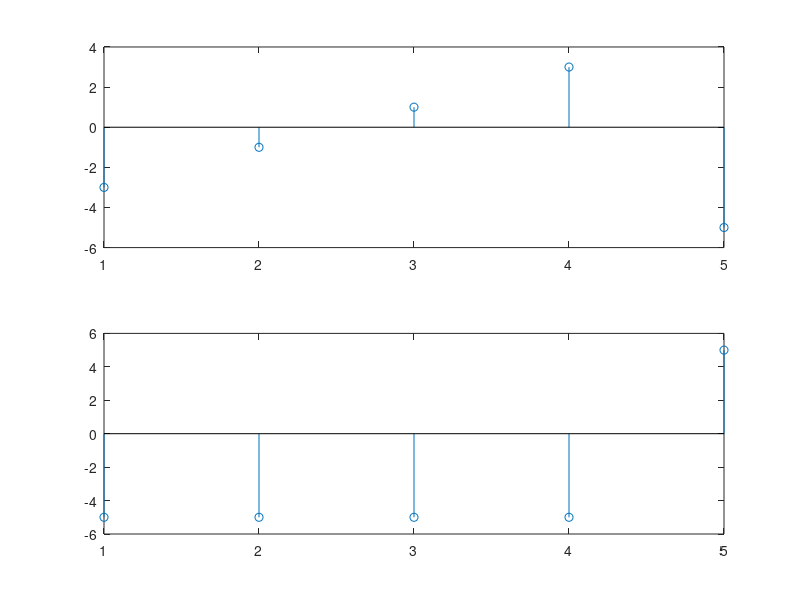

Recreate this plot in MATLAB.
clf;
A = input('Nhap bien do A: ');
L = input('Nhap do dai day xung: ');
T = input('Nhap chu ki cua day: ');
F = input('Nhap tan so lay mau: ');
drx = input('Nhap do rong xung: ');

Ts = 1/F;
t = 1:L;
x = A*sawtooth(2*pi*t/T);
y = A*square(2*pi*t/T,drx);
figure();
subplot(211);
stem(t,x);
subplot(212);
stem(t,y);